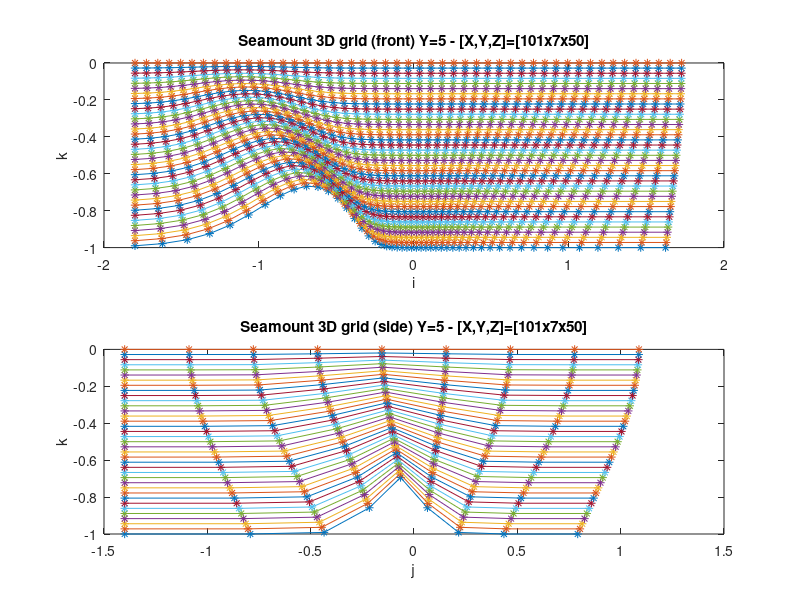

Recreate this plot in MATLAB. (Note: this script raises an error after producing the figure.)
%close all; clear all; clc

%IMax=101; JMax = 10; KMax = 38;

IMax=50; JMax = 10; KMax = 38;

m = IMax-1;
o = JMax-1; 
n = KMax-1;

Ho=1; 
ab= 0.5 ;
bb = 0.7;
%bb = 1.;
cc = 1.4;
Lb=8;
D=Ho;
%
LStar = 1000.0;
UStar = 1.0;

%a=-1.8; b=1.8;
a=0; b=3.6;
c=0  ; d=2.8;
%c=-1.4  ; d=1.4;
e=-Ho ; f=0;
%e=Ho ; f=0;

% Dx2 = (b-a)/m ;  
% Dy2 = (f-e)/n ;
% Dz2 = (d-c)/o ;

%Define Grid bathymetry / geometry:

%bathy = @(x,z) (-Ho*( 1 + ab*exp( -Lb*( (x - bb).^2 + z.^2 ) )));
bathy = @(x,z) (-Ho*( 1 + ab*exp( -Lb*( (x - bb).^2 + (z - cc).^2 ) )));

%bathy = @(x,z) (LStar*( -1 + ab*exp( -Lb*( (x - bb).^2 + (z - cc).^2 ) )));


%Create grid:
xspace = linspace(a,b,m);
zspace = linspace(c,d,o);
yspace = linspace(e,f,n);

%[X2, Y2, Z2] = meshgrid(a:Dx2:b, e:Dy2:f, c:Dz2:d);

[X, Y, Z] = meshgrid(xspace,yspace,zspace);

Dx = X(1,2,1) - X(1,1,1);
Dz = Y(2,1,1) - Y(1,1,1);
Dy = Z(1,1,2) - Z(1,1,1);

%Apply bathymetry / geometry:
Y = -Ho*Y ./ ( bathy(X,Z) ); %sigma transformation

%Y = Y.*( bathy(X,Z) );

% %%
%
% figure(2)
% subplot(2,1,1)
% for k=1:KMax-1
% plot(squeeze(X(k,:,floor(JMax/2))),squeeze(Y(k,:,floor(JMax/2))),'-*')
% hold on
% end
% xlabel('i')
% ylabel('k')
% %hold off
% subplot(2,1,2)
% %figure(3)
% for k=1:KMax-1
% plot(squeeze(Z(k,floor(IMax/4),:)),squeeze(Y(k,floor(IMax/4),:)),'-*')
% %plot(squeeze(X(k,floor(IMax/2),:)),squeeze(Y(k,floor(IMax/2),:)),'-*')
% hold on
% end
% xlabel('i')
% ylabel('j')
% hold off
%
% %%
% %half_x = floor(KMax/2);
% half_x = 1;
% half_y = floor(IMax/2);
% half_z = floor(JMax/2);
% 
% figure(101)
%       colormap parula
%       brighten(.7);
%       surf(X(:,:,half_z),Y(:,:,half_z),Z(:,:,half_z)); %plot the bottom layer
%       hold on
%       surf(squeeze(X(half_x,:,:)),squeeze(Y(half_x,:,:)),squeeze(Z(half_x,:,:))); %plot the layer that chops the region in half wrt the x-axis
%       hold on
%       surf(squeeze(X(:,half_y,:)), squeeze(Y(:,half_y,:)), squeeze(Z(:,half_y,:)));
%       xlabel('x')
%       ylabel('y')
%       zlabel('z')
%       %hcb=colorbar('east');
%       %      title(hcb,'T[C]')
%       hold off     
%       fig = gcf;
%       view(170,-72)

%

%X2 = X(1:end-1,:,:);

Ux = (X(1:end-1, :, :) + X(2:end, :, :))/2;
Xu = (Ux(:, :, 1:end-1) + Ux(:, :, 2:end))/2;

u_max = 0.01

forcing = squeeze(Xu(:,1,:));

    for k=1:o-1
        for j=1:n-1
            forcing(j,k) = u_max*j/KMax; %Real forcing
        end
    end

%
X2 = X;
beta = 5;

Lx= 3.6; Ly = 2.8; Lz = 1;
D = 0.5*Lx;
A = (1/(2*beta))*log( (1+(exp(beta)-1)*D/Lx)./(1+(exp(-beta)-1)*D/Lx));

beta2 = linspace(5,0,n+1);
%
for k=1:KMax-1
for j=1:IMax-1
    xi = (j-1)/(IMax-1);
    X2(k,j,:) = D*(1 + sinh(beta2(k)*(xi-A))./sinh(beta2(k)*A)) - Lx/2;
    %X2(k,j,:) = D*(1 + sinh(beta*(xi-A))./sinh(beta*A)) - Lx/2;
    
end
end
%

Z2 = Z;

D = 0.5*Ly;
A = (1/(2*beta))*log( (1+(exp(beta)-1)*D/Ly)./(1+(exp(-beta)-1)*D/Ly));
y1d = zeros(JMax,1);
for k=1:KMax-1
for j=1:JMax-1
    xi = (j-1)/(JMax-1);
    Z2(k,:,j) = D*(1 + sinh(beta2(k)*(xi-A))./sinh(beta2(k)*A)) - Ly/2;
end
end

%%
figure(2)
subplot(2,1,1)
for k=1:KMax-1
plot(squeeze(X2(k,:,floor(JMax/2))),squeeze(Y(k,:,floor(JMax/2))),'-*')
hold on
end
xlabel('i')
ylabel('k')
title(['Seamount 3D grid (front) Y=5 - [X,Y,Z]=[101x7x50]'])
hold off
subplot(2,1,2)
%figure(3)
for k=1:KMax-1
plot(squeeze(Z2(k,floor(IMax/4),:)),squeeze(Y(k,floor(IMax/4),:)),'-*')
%plot(squeeze(X(k,floor(IMax/2),:)),squeeze(Y(k,floor(IMax/2),:)),'-*')
hold on
end
xlabel('j')
ylabel('k')
title(['Seamount 3D grid (side) Y=5 - [X,Y,Z]=[101x7x50]'])
hold off

%%
%Grid Plots:
% figure(2)
% for k=1:KMax-1
% %plot(squeeze(X2(k,floor(IMax/2),:)),squeeze(Y(k,floor(IMax/2),:)),'-*')
% plot(squeeze(X2(k,:,floor(JMax/2))),squeeze(Y(k,:,floor(JMax/2))),'-*')
% hold on
% end
% hold off
% 
% figure(3)
% for k=1:KMax-1
% plot(squeeze(Z2(k,floor(IMax/4),:)),squeeze(Y(k,floor(IMax/4),:)),'-*')    
% %plot(squeeze(Z2(k,floor(IMax/2),:)),squeeze(Y(k,floor(IMax/2),:)),'-*')
% %plot(squeeze(Z2(k,:,floor(JMax/2))),squeeze(Y(k,:,floor(JMax/2))),'-*')
% hold on
% end
% hold off
% % 
% %
% 
% %half_x = floor(KMax/2);
half_x = 1;
half_y = floor(IMax/2);
half_z = floor(JMax/2);

figure(101)
      colormap parula
      brighten(.7);
      surf(X2(:,:,half_z),Y(:,:,half_z),Z2(:,:,half_z)); %plot the bottom layer
      hold on
      surf(squeeze(X2(half_x,:,:)),squeeze(Y(half_x,:,:)),squeeze(Z2(half_x,:,:))); %plot the layer that chops the region in half wrt the x-axis
      hold on
      surf(squeeze(X2(:,half_y,:)), squeeze(Y(:,half_y,:)), squeeze(Z2(:,half_y,:)));
      xlabel('x')
      ylabel('y')
      zlabel('z')
      %hcb=colorbar('east');
      %      title(hcb,'T[C]')
      hold off     
      fig = gcf;
      view(170,-72)
%%
%
%
%Copying curvilinear to be default:  
Z = Z2;
X = X2; 
      

%
%Create logical grid:
% [Xs, Ys, Zs] = meshgrid([a a+Dx/2 : Dx : b-Dx/2 b],...
%                         [e e+Dy/2 : Dy : f-Dy/2 f],...
%                         [c c+Dz/2 : Dz : d-Dz/2 d]);
% %                          
% Xs = permute(Xs, [2, 3, 1]);
% Ys = permute(Ys, [2, 3, 1]);
% Zs = permute(Zs, [2, 3, 1]);
% 
% Ys = -Ho*Ys ./ ( bathy(Xs,Zs) ); %sigma transformation

%
%Create operators:

full_ct = (m+2)*(n+2)*(o+2);

jj = 2;
slice = 3;
time = 0;

m = m-1;
n = n-1;
o = o-1;

LStar = 1;
UStar = 1;

% Get 3D curvilinear mimetic divergence
D = div3DCurv(2, X, Y, Z)*LStar;
G = grad3DCurv(2, X, Y, Z)*LStar;
%N = neumann3DCurv(G, m, n, o, 1);
N = LStar^2*robinBC3D(2,m,Dx,n,Dy,o,Dz,1,0); %Dirichlet
%N = robinBC3D(2,m,Dx,n,Dy,o,Dz,0,1); %Neumann

L = D*G + N;
%cond(L)

%
%Create C-type grids:

Ux = (X(1:end-1, :, :) + X(2:end, :, :))/2;
Xu = (Ux(:, :, 1:end-1) + Ux(:, :, 2:end))/2;
Uy = (Y(1:end-1, :, :) + Y(2:end, :, :))/2;
Yu = (Uy(:, :, 1:end-1) + Uy(:, :, 2:end))/2;
Uz = (Z(1:end-1, :, :) + Z(2:end, :, :))/2;
Zu = (Uz(:, :, 1:end-1) + Uz(:, :, 2:end))/2;
Vx = (X(:, 1:end-1, :) + X(:, 2:end, :))/2;
Xv = (Vx(:, :, 1:end-1) + Vx(:, :, 2:end))/2;
Vy = (Y(:, 1:end-1, :) + Y(:, 2:end, :))/2;
Yv = (Vy(:, :, 1:end-1) + Vy(:, :, 2:end))/2;
Vz = (Z(:, 1:end-1, :) + Z(:, 2:end, :))/2;
Zv = (Vz(:, :, 1:end-1) + Vz(:, :, 2:end))/2;
Wx = (X(1:end-1, :, :) + X(2:end, :, :))/2;
Xw = (Wx(:, 1:end-1, :) + Wx(:, 2:end, :))/2;
Wy = (Y(1:end-1, :, :) + Y(2:end, :, :))/2;
Yw = (Wy(:, 1:end-1, :) + Wy(:, 2:end, :))/2;
Wz = (Z(1:end-1, :, :) + Z(2:end, :, :))/2;
Zw = (Wz(:, 1:end-1, :) + Wz(:, 2:end, :))/2;

% Compute centroids for visualization
Xviz = (X(1:end-1, :, :)+X(2:end, :, :))/2;
Xviz = (Xviz(:, 1:end-1, :)+Xviz(:, 2:end, :))/2;
Xviz = (Xviz(:, :, 1:end-1)+Xviz(:, :, 2:end))/2;
Yviz = (Y(1:end-1, :, :)+Y(2:end, :, :))/2;
Yviz = (Yviz(:, 1:end-1, :)+Yviz(:, 2:end, :))/2;
Yviz = (Yviz(:, :, 1:end-1)+Yviz(:, :, 2:end))/2;
Zviz = (Z(1:end-1, :, :)+Z(2:end, :, :))/2;
Zviz = (Zviz(:, 1:end-1, :)+Zviz(:, 2:end, :))/2;
Zviz = (Zviz(:, :, 1:end-1)+Zviz(:, :, 2:end))/2;

%
%
X = LStar*X; Xu = LStar*Xu; Xv = LStar*Xv; Xw = LStar*Xw;
Y = LStar*Y; Yu = LStar*Yu; Yv = LStar*Yv; Yw = LStar*Yw;
Z = LStar*Z; Zu = LStar*Zu; Zv = LStar*Zv; Zw = LStar*Zw;

%%


% xspace = linspace(a,b,m+1);
% yspace = linspace(c,d,o+1);
% zspace = linspace(e,f,n+1);
% 
% [Xg, Yg, Zg] = meshgrid(xspace,zspace,yspace);
% 
% Yg = -Ho*Yg ./ ( bathy(Xg,Zg) ); %sigma transformation
% 
% 
% Gg = grad3DCurv(2, Xg, Yg, Zg)*LStar;





%%

LStar = 1;
UStar = 1;

%Time discretization (needed for D and G):
tf = 12000.0; 
%tf = 1000.0; 
%tf = Tbc*2; 
%tf = 3500.0; 
%tf = 22320.0; %GCCOM tf 
%tf = 19.25*Tbc;
%tf = dt*5;
tf = tf*(UStar/LStar);
dt = 10.0;
%dt = Tbc/500;

%CFL dt limit:
%maxv = UStar;
%dt = (min(Dx,Dy)/maxv)/2;

dt = dt*(UStar/LStar);
nf = tf/dt ;
time_steps = linspace(0,tf,nf);
rho_ref = 1027.0;



%print_freq = 0.1;
%print_freq = dt;
print_freq = dt*50; 
forcing_freq = 5.0;

%Gp = dt/rho_ref*G;
Gp = -dt/rho_ref*G;
%Gp = dt./G;

%Gp = G;
%
velocities_save = [];
vvelocities_save = [];
wvelocities_save = [];
uatu = zeros(m+1,n,o);

%u_max=1.0; u_min = 0.0;

u_max=0.01; u_min = 0.0;

%Initial conditions for u-v-w:
Ugiven = zeros(size(X)); 
%Ugiven = X.^2;
%Ugiven = u_max*sin(X); %X.^2;

%
% for k=1:o
%     for i=1:n
%         Ugiven(i,1:3,k) = u_max*i/KMax; 
%         %Ugiven(i,1,k) = u_max*X(i,1,k); 
%     end
% end

%

%uatu2 = permute(reshape(Ugiven, m+1, n+1, o+1), [2, 1, 3]);

sz = 3;
sy = 25;
sl = 3;

nlevs = 20;

% figure(200) 
% subplot(2,1,1)
% pcolor(squeeze(X(:, 1:end, sl)), squeeze(Y(:, 1:end, sl)), squeeze(Ugiven(:, 1:end, sz)*UStar))  %visualize X-Y plane
% %contourf(squeeze(X(:, 1:end, sl)), squeeze(Y(:, 1:end, sl)), squeeze(uatu2(:, 1:end, sz)*UStar), nlevs)  %visualize X-Y plane
% xlabel('x'); ylabel('y')
% colorbar;   
% shading interp
% title(['U-velocity X-Y plane (front)'])
% subplot(2,1,2)
% pcolor(squeeze(X(2,1:end,:)), squeeze(Z(2,1:end,:)), squeeze(Ugiven(2,1:end,:)*UStar))  %visualize X-Y plane
% xlabel('x'); ylabel('z')
% colorbar
% title(['U-velocity X-Z plane (top)'])
% shading interp
%    

%
%
% figure(888) 
% pcolor(squeeze(Ugiven(1, :, :)))  %visualize X-Y plane
% xlabel('x'); ylabel('y')
% colorbar
% shading interp
% title(['p X-Y plane (front)'])
%


Vgiven = zeros(size(Y)); 
%Vgiven = u_max*sin(Y);
%Vgiven = 4.*Y;
%Vgiven = Y.^2;


Wgiven = zeros(size(Z)); 
%Wgiven = sin(Z);
%Wgiven = Z.^2;
%Wgiven = 2.*Z;


%Interpolate U,V,W to its own space:
interpolant = scatteredInterpolant([X(:) Y(:) Z(:)], Ugiven(:));
Uu0 = interpolant(Xu, Yu, Zu);
interpolant = scatteredInterpolant([X(:) Y(:) Z(:)], Vgiven(:));
Vv0 = interpolant(Xv, Yv, Zv);
interpolant = scatteredInterpolant([X(:) Y(:) Z(:)], Wgiven(:));
Ww0 = interpolant(Xw, Yw, Zw);


%Reshape to vector:
Uu = reshape(permute(Uu0, [2, 1, 3]), [], 1);
Vv = reshape(permute(Vv0, [2, 1, 3]), [], 1);
Ww = reshape(permute(Ww0, [2, 1, 3]), [], 1);

RHSu = Uu; Vu = Uu; Wu = Uu;
RHSv = Vv; Uv = Vv; Wv = Vv;
RHSw = Ww; Uw = Ww; Vw = Ww;

u_count = (m+1)*n*o;
v_count = u_count + (n+1)*m*o;

%Stratification:

%Tic = ones(IMax+1,JMax+1,KMax+1);


Tic = ones(size(X,1),size(X,2),size(X,3));
TMIN = 180; TMAX = 179.9705;
%Tic = TMIN + Y*(TMIN-TMAX);

Tic = TMIN + Y*(TMIN-TMAX);

S_ref   = 35.0;
T_ref   = 10.0;
drho_dS = 0.7810;
drho_dT = -0.17080;
gforce = 9.8;
%
%
dens = rho_ref + drho_dT*(Tic - T_ref);
rho0=mean(dens(:));     

buoy = gforce*(dens-rho0)/rho0;

%batv = gforce*(dens-rho0)/rho0;
Fbuoy = scatteredInterpolant([X(:) Y(:) Z(:)], buoy(:));
batv = Fbuoy(Xv,Yv,Zv);

%Bb = reshape(permute(batv, [2, 1, 3]), [], 1);

%
Y_in = permute(Y, [2, 1, 3]);

Xu2 = permute(Xu, [2, 1, 3]);
Yu2 = permute(Yu, [2, 1, 3]);

Xv2 = permute(Xv, [2, 1, 3]);
Yv2 = permute(Yv, [2, 1, 3]);

Xw2 = permute(Xw, [2, 1, 3]);
Yw2 = permute(Yw, [2, 1, 3]);
%

% slice = 2;
% figure(888)
% subplot(2,1,1)
% u_3 = squeeze(buoy(:,:,slice));
% pcolor(squeeze(X(:,:,slice)),squeeze(Y(:,:,slice)),u_3);
% shading interp
% colorbar
% subplot(2,1,2)
% u_3 = squeeze(batv(:,:,slice));
% pcolor(squeeze(Xv(:,:,slice)),squeeze(Yv(:,:,slice)),u_3);
% shading interp
% colorbar

% Not changed with new grid construction   
% I0 = interpol3D(m, n, o, 0, 0, 0);
% I1 = interpol3D(m, n, o, 1, 1, 1);
% 
% DI0 = interpolD3D(m, n, o, 0, 0, 0);
% DI1 = interpolD3D(m, n, o, 1, 1, 1);
% 
% DI0_left  = DI0(:,1:u_count);
% DI0_middle = DI0(:,u_count+1:v_count);
% DI0_right = DI0(:,v_count+1:end);
% 
% DI1_left  = DI1(:,1:u_count);
% DI1_middle = DI1(:,u_count+1:v_count);
% DI1_right = DI1(:,v_count+1:end);

temperature_save = [];

[Gub, Gvb, Gwb] = d3D(m, n, o, Dx, Dy, Dz, 0, 0, 0); 
[Guf, Gvf, Gwf] = d3D(m, n, o, Dx, Dy, Dz, 1, 1, 1); 
T_new = zeros(m+2,n+2,o+2); 
p = T_new;
udummy= ones(m+1,n,o);

current_time = (time+1)*dt*LStar/UStar

uatu = reshape(Uu,[m+1 n o]);
vatv = reshape(Vv,[m n+1 o]);
watw = reshape(Ww,[m n o+1]);  

%[sgs_u,sgs_v,sgs_w] = CalcSGS(G,D,uatu,vatv,watw,m,n,o,Dx,Dy,Dz);

% Boussinesq Pred-Corr formulation:
for time = 1:size(time_steps,2) 
    RHST = zeros(m+2,n+2,o+2);
    %Predict velocities:
    %Bb = reshape(permute(batv, [2, 1, 3]), [], 1);
    Bb   = batv(:); 
    
    %'u'
    [udu_dx,vdudy_atv,wdudz_atw] = MimeticUpwindD3D(Uu,Uv,Uw,Uu,Vv,Ww,Guf,Gub,Gvf,Gvb,Gwf,Gwb,m,n,o);   

    vdudy_atv = reshape(full(vdudy_atv),[m n+1 o]);
    vdu_dy    = InterpVtoV(vdudy_atv,m,n,o,'vtou'); 
    

    
    wdudz_atw = reshape(full(wdudz_atw),[m n o+1]);   
    wdu_dz    = InterpVtoV(wdudz_atw,m,n,o,'wtou'); 
    
    %'v'
    [udvdx_atu,vdv_dy,wdvdz_atw] = MimeticUpwindD3D(Vu,Vv,Vw,Uu,Vv,Ww,Guf,Gub,Gvf,Gvb,Gwf,Gwb,m,n,o);
  
    udvdx_atu = reshape(full(udvdx_atu),[m+1 n o]);   
    udv_dx    = InterpVtoV(udvdx_atu,m,n,o,'utov');
 

    wdvdz_atw = reshape(full(wdvdz_atw),[m n o+1]);   
    wdv_dz    = InterpVtoV(wdvdz_atw,m,n,o,'wtov'); 
    
 
    
    %'w'
    [udwdx_atu,vdwdy_atv,wdw_dz] = MimeticUpwindD3D(Wu,Wv,Ww,Uu,Vv,Ww,Guf,Gub,Gvf,Gvb,Gwf,Gwb,m,n,o);
  
    udwdx_atu = reshape(full(udwdx_atu),[m+1 n o]);   
    udw_dx    = InterpVtoV(udwdx_atu,m,n,o,'utow'); 
    


    vdwdy_atv = reshape(full(vdwdy_atv),[m n+1 o]);   
    vdw_dy    = InterpVtoV(vdwdy_atv,m,n,o,'vtow'); 
    
  
    vdu_dy(:,:,1) = vdu_dy(:,:,2);
    vdu_dy(1,:,:) = vdu_dy(2,:,:);
    wdu_dz(1,:,:) = wdu_dz(2,:,:);  %maybe?
    udv_dx(:,:,1) = udv_dx(:,:,2);
    wdv_dz(1,:,:) = wdv_dz(2,:,:);
    wdv_dz(:,1,:) = wdv_dz(:,2,:);
    udw_dx(:,:,1) = udw_dx(:,:,2);     
     vdw_dy(:,:,1) = vdw_dy(:,:,2);
    
    %sl = 25
       
    %RHSu = -(wdu_dz);
    RHSu = -(udu_dx(:)+vdu_dy(:)+wdu_dz(:)); %-sgs_u(:)); %+ DivSgsx; 
    RHSv = -(udv_dx(:)+vdv_dy(:)+wdv_dz(:)); %+ DivSgsy;.
    RHSw = -(udw_dx(:)+vdw_dy(:)+wdw_dz(:)); %-sgs_w(:)); %+ DivSgsx;
%     

%     R = [Uu; Vv; Ww];
%     
%     Uvec_star = D'*I1'*R;
%     
%     RHSu = Uvec_star(1:u_count);
%     RHSv = Uvec_star(u_count+1:v_count);
%     RHSw = Uvec_star(v_count+1:end);
    
    u_star = SSPRK101D(Uu,RHSu,dt);
    v_star = SSPRK101D(Vv,RHSv,dt);        
    %v_star = SSPRK101D(Vv,RHSv-Bb,dt);        
    w_star = SSPRK101D(Ww,RHSw,dt);
    %w_star = SSPRK101D(Ww,RHSw-Bb,dt);
    
%     u_star = Uu + dt*RHSu;
%     v_star = Vv + dt*RHSv;
%     w_star = Ww + dt*(RHSw) ; %-Bb); 
  
     
     u_star = reshape(full(u_star),[m+1 n o]); 
     v_star = reshape(full(v_star),[m n+1 o]); 
     w_star = reshape(full(w_star),[m n o+1]); 

%      figure(325)
%      subplot(3,1,1)
%      pcolor(u_star(:,:,sl));
%      title('u')
%      shading interp
%      subplot(3,1,2)
%      pcolor(v_star(:,:,sl));
%      title('v')
%      shading interp
%      subplot(3,1,3)
%      pcolor(w_star(:,:,sl));
%      title('w')
%      shading interp
     
%      figure(300)
%      pcolor(w_star(:,:,10)');
%      shading interp
     
     
%
  %  u_star = permute(reshape(full(u_star),[m+1 n o]),[2,1,3]); 
  %  v_star = permute(reshape(full(v_star),[m n+1 o]),[2,1,3]); 
  %  w_star = permute(reshape(full(w_star),[m n o+1]),[2,1,3]); 

    
   %[u_star,v_star,w_star,~] = applyboundaries3Dnewgrid(u_star,v_star,w_star,p);
    %[u_star,v_star,w_star,~] = applyboundaries3D(u_star,v_star,w_star,p);
    [u_star,v_star,w_star] = applyboundaries3Dbeam(u_star,v_star,w_star);
% 
    
%     for k=1:o
%         for j=1:n
%             u_star(1,j,k) = u_max ; %u_max*(1-Y_in(1,j,k)); %Real forcing
%             %vatv(:,j,k) = u_max*j/KMax;  %different tryout
%         end
%     end

    u_star(1,:,:) = forcing;
   
%     fig = figure(5);
%     set(gcf,'units','inches','position',[10 10 10 10])
%     u_v = squeeze(u_star(:,:,3));
%     subplot(2,1,1)
%     %contourf(u_v',15);
%     pcolor(u_v');
%     title('FRONT')
%     axis equal
%     axis tight
%     colorbar;
%     shading flat;
%     subplot(2,1,2)
%     u_v = squeeze(u_star(:,25,:));
%     pcolor(u_v');
%     title('TOP')
%     axis equal
%     axis tight
%     colorbar;
%     shading flat;
     
%     Calculate pressure:
    Uu = u_star(:);
    Vv = v_star(:);
    Ww = w_star(:);
    
%    Uu = reshape(permute(u_star, [2, 1, 3]), [], 1);
%    Vv = reshape(permute(v_star, [2, 1, 3]), [], 1);
%    Ww = reshape(permute(w_star, [2, 1, 3]), [], 1);
    
%       
    R = [Uu; Vv; Ww];
    Pp = L\(D*R*rho_ref/dt);
    %Pp = L\(D*R/dt);  
    %Pp = L\(D*R);  
    
    p = reshape(Pp,[m+2 n+2 o+2]);  
    %p = permute(reshape(full(Pp),[m+2 n+2 o+2]),[1,2,3]);
    %p = permute(reshape(full(Pp),[m+2 n+2 o+2]),[2,1,3]);
    
    [~,~,~,p] = applyboundaries3Dstar(u_star,v_star,w_star,p);
    Pp = p(:);

%    
%     figure(888)
%     subplot(2,1,1)
%     u_3 = squeeze(p(:,:,slice));
%     %pcolor(squeeze(Xs(:, :, slice)), squeeze(Zs(:, :, slice)),u_3);
%     pcolor(u_3);
%     shading interp
%     subplot(2,1,2)
%     u_3 = squeeze(p(:,slice,:));
%     pcolor(u_3);
%     shading interp
% 

    %Pp = reshape(permute(p, [1, 2, 3]), [], 1);
    %Pp = reshape(permute(p, [2, 1, 3]), [], 1);

    
    
    %Derivate pressure:
    Gpp = Gp*[ Pp ];
    %Gpp = Gg*[ Pp ];
    dpdx = Gpp(1:u_count);
    dpdy = Gpp(u_count+1:v_count);
    dpdz = Gpp(v_count+1:end);
%
    
%    
    %Correct velocities:
    Uu = Uu + dpdx;                                     
    Vv = Vv + dpdy;
    Ww = Ww + dpdz;

    
%     Uu = Uu - dt*dpdx;                                     
%     Vv = Vv - dt*dpdy;
%     Ww = Ww - dt*dpdz;
      
    uatu = reshape(Uu,[m+1 n o]);
    vatv = reshape(Vv,[m n+1 o]);
    watw = reshape(Ww,[m n o+1]);     
     
%   uatu = permute(reshape(full(dpdx),[m+1 n o]),[2,1,3]); 
%   vatv = permute(reshape(full(dpdy),[m n+1 o]),[2,1,3]); 
%   watw = permute(reshape(full(dpdz),[m n o+1]),[2,1,3]); 
%     
%    sl = 1;  
%    
%     uatu2 = permute(reshape(uatu, m+1, n, o), [2, 1, 3]);
%     vatv2 = permute(reshape(vatv, m, n+1, o), [2, 1, 3]);
%     watw2 = permute(reshape(watw, m, n, o+1), [2, 1, 3]);
% 
% 
%      figure(300)
%      subplot(3,1,1)
%      pcolor(squeeze(Xu(:,:,sl)),squeeze(Yu(:,:,sl)),squeeze(uatu2(:,:,sl)));
%      %pcolor(squeeze(uatu(:,:,sl)));
%      title('u')
%      shading interp
%      subplot(3,1,2)
%      pcolor(squeeze(Xv(:,:,sl)),squeeze(Yv(:,:,sl)),squeeze(vatv2(:,:,sl)));
% %     pcolor(vatv(:,:,sl));
%      title('v')
%      shading interp
%      subplot(3,1,3)
%      pcolor(squeeze(Xw(:,:,sl)),squeeze(Yw(:,:,sl)),squeeze(watw2(:,:,sl)));
% %     pcolor(watw(:,:,sl));
%      title('w')
%      shading interp
%      
%

    
    
      
    %[uatu,vatv,watw,~] = applyboundaries3Dnewgrid(uatu,vatv,watw,p);
    [uatu,vatv,watw] = applyboundaries3Dbeam(uatu,vatv,watw);
    
%    plot_velocities(uatu,vatv,watw,X,Z,IMax)

%   

%     for k=1:o
%         for j=1:n
%             uatu(1,j,k) = u_max*j/KMax; %Real forcing
%             %vatv(:,j,k) = u_max*j/KMax;  %different tryout
%         end
%     end
    
    %uatu(2,:,:) = forcing;

 
%      figure(200) 
%     set(gcf,'units','inches','position',[10 10 8 8])
%     subplot(2,1,1)
%     pcolor(squeeze(vatv(:, 3:end, sl)*UStar))  %visualize X-Y plane
%     %contourf(squeeze(Xu(:, 3:end, sl)), squeeze(Yu(:, 3:end, sl)), squeeze(uatu2(:, 3:end, sz)*UStar), nlevs)  %visualize X-Y plane
%     xlabel('x'); ylabel('y')
%     colorbar;   
%     shading interp
%     title(['U-velocity X-Y plane (front)'])
%     subplot(2,1,2)
%     %pcolor(squeeze(Xw(sl,3:end,:)), squeeze(Zw(sl,3:end,:)), squeeze(watw2(sl,3:end,:)))  %visualize X-Y plane
%     pcolor(squeeze(vatv(sz,3:end,:)*UStar))  %visualize X-Y plane
%     %contourf(squeeze(Xu(2,3:end,:)), squeeze(Zu(2,3:end,:)), squeeze(uatu2(2,3:end,:)*UStar),nlevs)  %visualize X-Y plane
%     xlabel('x'); ylabel('z')
%     colorbar
%     title(['U-velocity X-Z plane (top)'])
%     shading interp
%
     
   % [sgs_u,sgs_v,sgs_w] = CalcSGS(G,D,uatu,vatv,watw,m,n,o,Dx,Dy,Dz);



%         figure(326)
%         subplot(3,1,1)
%         pcolor(squeeze(sgs_u(:,:,3)))
%         shading interp
%         colorbar
%         subplot(3,1,2)
%         pcolor(squeeze(sgs_v(:,:,3)))
%         shading interp
%         colorbar
%         subplot(3,1,3)
%         pcolor(squeeze(sgs_w(:,:,3)))
%         shading interp
%         colorbar
     
     Uu = uatu(:);
     Vv = vatv(:);
     Ww = watw(:);

%    Uu = reshape(permute(uatu, [2, 1, 3]), [], 1);
%    Vv = reshape(permute(vatv, [2, 1, 3]), [], 1);
%    Ww = reshape(permute(watw, [2, 1, 3]), [], 1);
        
    vatu = InterpVtoV(vatv,m,n,o,'vtou'); 
    watu = InterpVtoV(watw,m,n,o,'wtou');

    Vu = vatu(:);
    Wu = watu(:);
    
    uatv = InterpVtoV(uatu,m,n,o,'utov'); 
    watv = InterpVtoV(watw,m,n,o,'wtov');
    
    Uv = uatv(:);
    Wv = watv(:);
    
    uatw = InterpVtoV(uatu,m,n,o,'utow'); 
    vatw = InterpVtoV(vatv,m,n,o,'vtow');
        
    Uw = uatw(:);   
    Vw = vatw(:);   
 
     nondim_time = (time+1)*dt;
     current_time = (time+1)*dt*LStar/UStar
    
%     ohalf = floor(o/2);
%      
%     fig = figure(jj+2);
%     set(gcf,'units','inches','position',[10 10 width height])
%     u_v = squeeze(batv(:,slice,:));
%     subplot(1,2,1)
%     %contourf(u_v',15);
%     pcolor(u_v');
%     axis equal
%     axis tight
%     colorbar;
%     shading flat;
%     subplot(1,2,2)
%     u_v = squeeze(batv(:,:,ohalf));
%     pcolor(u_v');
%     axis equal
%     axis tight
%     colorbar;
%     shading flat;
     

%Visualization: 
 if(mod(nondim_time,print_freq) <= 1e-10 )
    
    width = 8;
    height = 7;
    slice = 3;
    %st = 20;
    %nd = 110;
    st = 1;
    nd = IMax-1;
    
    sz = 2;
    sl = floor(JMax/2);
    
    uatu2 = permute(reshape(uatu, m+1, n, o), [2, 1, 3]);
    vatu2 = permute(reshape(vatu, m+1, n, o), [2, 1, 3]);
    watu2 = permute(reshape(watu, m+1, n, o), [2, 1, 3]);

    velocities_save = [velocities_save; {uatu2(:,:,:)}];
    vvelocities_save = [vvelocities_save; {vatu2(:,:,:)}];
    wvelocities_save = [wvelocities_save; {watu2(:,:,:)}];

%     nlevs = 20;
% 
%     figure(200) 
%     %set(gcf,'units','inches','position',[10 10 8 8])
%     subplot(2,1,1)
%     pcolor(squeeze(Xu(:, 3:end, sl)), squeeze(Yu(:, 3:end, sl)), squeeze(uatu2(:, 3:end, sl)*UStar))  %visualize X-Y plane
%     %contourf(squeeze(Xu(:, 3:end, sl)), squeeze(Yu(:, 3:end, sl)), squeeze(uatu2(:, 3:end, sz)*UStar), nlevs)  %visualize X-Y plane
%     xlabel('x'); ylabel('y')
%     colorbar;   
%     shading interp
%     title(['U-velocity X-Y plane (front)'])
%     subplot(2,1,2)
%     %pcolor(squeeze(Xw(sl,3:end,:)), squeeze(Zw(sl,3:end,:)), squeeze(watw2(sl,3:end,:)))  %visualize X-Y plane
%     pcolor(squeeze(Xu(sz,3:end,:)), squeeze(Zu(sz,3:end,:)), squeeze(uatu2(sz,3:end,:)*UStar))  %visualize X-Y plane
%     %contourf(squeeze(Xu(2,3:end,:)), squeeze(Zu(2,3:end,:)), squeeze(uatu2(2,3:end,:)*UStar),nlevs)  %visualize X-Y plane
%     xlabel('x'); ylabel('z')
%     colorbar
%     title(['U-velocity X-Z plane (top)'])
%     shading interp
%     %drawnow;
%     hold off

    %save('curv_seamount_40000s_101-10-38.mat')

 end
     
end

return
%
%%
%save('curv_seamount_3500s_30-6-50')
%load('sgs_curv_seamount_40000s_50-6-50.mat')
load('curv_seamount_40000s_101-10-38.mat')
%%
% nn = 1200;
% 
% vel_n = velocities_save{n,1};
% %
% figure(876)
% u_3 = squeeze(vel_n(:,:,slice));
% pcolor(u_3');
% shading interp


%

%fList = matlab.codetools.requiredFilesAndProducts('make_beam_grid_gccommolev2.m')

%save('seamount_v4_20000s_100-6-100.mat')

%

%load('seamount_v4_20000s.mat')
%
slice = floor(JMax/2)-1;
%
nlevs = 15;
[N,M] = size(velocities_save);

v = VideoWriter ('curv_seamount_u01_15000s-101x6x50_bwr.avi');
v.FrameRate = 3;
open (v);  
II = 0;

i = N
%
for i = 1:60

vel_n = velocities_save{i,1};

figure(876)
set(gcf,'units','inches','position',[10 10 15 8])
subplot(2,1,1)
u_3 = squeeze(vel_n(:,:,slice)*UStar);
pcolor(squeeze(Xu(:, :, slice)), squeeze(Yu(:, :, slice)),u_3);
%contourf(squeeze(Xu(:, :, slice)*LStar), squeeze(Yu(:, :, slice)*LStar),u_3,nlevs);
axis equal
colormap bluewhitered
hcb=colorbar;
%caxis([-0.01 0.01])
caxis([0 u_max])
title(hcb,'u [m/s]')
title(['U-velocity X-Z plane (front) - Y=5 - [X,Y,Z]=[101x7x50] time: ' num2str(i*print_freq*LStar/UStar) 's'])
xlabel('x [m]');ylabel('z [m]');
shading interp
%shading flat
%writeVideo (v, frame);  
hold off;
subplot(2,1,2)
u_3 = squeeze(vel_n(:,:,slice)*UStar);
pcolor(squeeze(Xu(:, :, slice)), squeeze(Yu(:, :, slice)),u_3);
%contourf(squeeze(Xu(:, :, slice)*LStar), squeeze(Yu(:, :, slice)*LStar),u_3,nlevs);
axis equal
colormap bluewhitered
hcb=colorbar;
%caxis([-0.01 0.01])
caxis([0 u_max])
title(hcb,'u [m/s]')
%title(['U-velocity X-Z plane (front) - Y=5 - [X,Y,Z]=[38x7x50] time: ' num2str(i*print_freq*LStar/UStar) 's'])
xlabel('x [m]');ylabel('z [m]');
%shading interp
%shading flat

hold off;



drawnow;
frame = getframe (gcf);
writeVideo (v, frame);  
end  
%
close (v)
%%

close all
[N,M] = size(velocities_save)

tempc = 0.001;
%tempc = 0.005;
tempc2 = 14;

slice = 1;

temp_n = velocities_save{1,1};

p = patch(isosurface(Ux(:,:,1:end-1),Uy(:,:,1:end-1),Uz(:,:,1:end-1),temp_n,tempc)); 
p2 = patch(isosurface(Ux(:,:,1:end-1),Uy(:,:,1:end-1),Uz(:,:,1:end-1),temp_n,tempc2)); 

%v = VideoWriter ('Seamount_101x10x38.avi');
%open(v);  

i=1

for  i = 1:1:24
    
    %p = patch(isosurface(Ux(:,:,1:end-1),Uy(:,:,1:end-1),Uz(:,:,1:end-1),temp_n,tempc)); 

    temp_n = velocities_save{i,1};

    fig = figure(77);
    set(p2,'Visible','Off')
    set(p,'Visible','Off')
    set(gcf,'units','inches','position',[10 10 10 20])
    %subplot(2,1,1)
    
    figure;
[sx sy sz] = meshgrid(xmin,ymin:10:ymax,zmin:2:zmax);
h = streamline(Ux(:,:,1:end-1),Uy(:,:,1:end-1),Uz(:,:,1:end-1),u,v,w,sx,sy,sz);
set(h,'LineWidth',1,'Color',purple);
view([-40 50]);
axis on;
grid off;
box on;
    
    
    p = patch(isosurface(Ux(:,:,1:end-1),Uy(:,:,1:end-1),Uz(:,:,1:end-1),temp_n,tempc)); 
    p.FaceColor = 'blue';
    %p.EdgeColor = 'none';
    %hold on 
    %p2 = patch(isosurface(Ux(:,:,1:end-1),Uy(:,:,1:end-1),Uz(:,:,1:end-1),temp_n,tempc2)); 
    %p2.FaceColor = 'cyan';
    %p2.EdgeColor = 'none';
    %hold off
    set(gca, 'XLim',[a b]);
    view(-31, 25)
    camlight('left') 
    %axis equal ; 
    axis tight ;
    %title(['T [C] =' num2str(tempc*T0) ' at ' num2str(i*print_freq*LStar/UStar) 's'])
    hLg = legend(['T[C]=' num2str(tempc)],['T[C]=' num2str(tempc2)],'Location','southeast');
    hLg.Box='on';
    hLg.EdgeColor='k';
    %subplot(2,1,2)
    %u_3 = squeeze(temp_n(:,:,slice));
    %pcolor(u_3');
    %axis equal
    %axis tight
    %title(['T  max=' num2str(max(max(max(temp_n)))) ' at ' num2str(i*print_freq*LStar/UStar) 's' ])
    %colorbar;
    %shading interp;
    
%    frame = getframe (gcf);
%    writeVideo (v, frame); 

        %pause(.1)
    
end

%close(v);

%%

nlevs = 15;
[N,M] = size(velocities_save);

figure(876)
%set(gcf,'units','inches','position',[10 10 20 15])
subplot(2,2,1)
i = floor(N/4);
vel_n = velocities_save{i,1};
u_3 = squeeze(vel_n(:,:,slice)*UStar);
%pcolor(squeeze(Xu(:, :, slice)), squeeze(Yu(:, :, slice)),u_3);
contourf(squeeze(Xu(:, :, slice)*LStar), squeeze(Yu(:, :, slice)*LStar),u_3,nlevs);
axis equal
colormap bluewhitered
%hcb=colorbar;
%caxis([-0.01 0.01])
caxis([0 u_max])
%title(hcb,'u [m/s]')
title(['U-velocity Y=5 - [X,Y,Z]=[101x7x50] time: ' num2str(i*print_freq*LStar/UStar) 's'])
xlabel('x [m]');ylabel('z [m]');
subplot(2,2,2)
i = floor(N/2);
vel_n = velocities_save{i,1};
u_3 = squeeze(vel_n(:,:,slice)*UStar);
%pcolor(squeeze(Xu(:, :, slice)), squeeze(Yu(:, :, slice)),u_3);
contourf(squeeze(Xu(:, :, slice)*LStar), squeeze(Yu(:, :, slice)*LStar),u_3,nlevs);
axis equal
colormap bluewhitered
hcb=colorbar;
%caxis([-0.01 0.01])
caxis([0 u_max])
title(hcb,'u [m/s]')
title(['U-velocity Y=5 - [X,Y,Z]=[101x7x50] time: ' num2str(i*print_freq*LStar/UStar) 's'])
xlabel('x [m]');ylabel('z [m]');
subplot(2,2,3)
i = floor(N/2)+floor(N/4);
vel_n = velocities_save{i,1};
u_3 = squeeze(vel_n(:,:,slice)*UStar);
%pcolor(squeeze(Xu(:, :, slice)), squeeze(Yu(:, :, slice)),u_3);
contourf(squeeze(Xu(:, :, slice)*LStar), squeeze(Yu(:, :, slice)*LStar),u_3,nlevs);
axis equal
colormap bluewhitered
%hcb=colorbar;
%caxis([-0.01 0.01])
caxis([0 u_max])
%title(hcb,'u [m/s]')
title(['U-velocity Y=5 - [X,Y,Z]=[101x7x50] time: ' num2str(i*print_freq*LStar/UStar) 's'])
xlabel('x [m]');ylabel('z [m]');
subplot(2,2,4)
i = N;
vel_n = velocities_save{i,1};
u_3 = squeeze(vel_n(:,:,slice)*UStar);
%pcolor(squeeze(Xu(:, :, slice)), squeeze(Yu(:, :, slice)),u_3);
contourf(squeeze(Xu(:, :, slice)*LStar), squeeze(Yu(:, :, slice)*LStar),u_3,nlevs);
axis equal
colormap bluewhitered
%hcb=colorbar;
%caxis([-0.01 0.01])
caxis([0 u_max])
%title(hcb,'u [m/s]')
title(['U-velocity Y=5 - [X,Y,Z]=[101x7x50] time: ' num2str(i*print_freq*LStar/UStar) 's'])
xlabel('x [m]');ylabel('z [m]');
